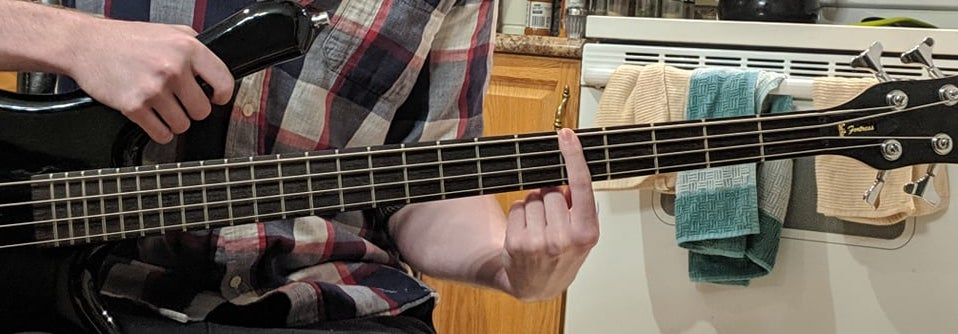
#> input picture fretboard/test.jpeg, 958 x 334 px
$ python -i neck.py   (imports and definitions only)
#> lines starting #> are read from the running program, lines starting #| are printed output that depends on the picture; after the words box and inside, x2 and y2 are one past the last pixel; in counts of white or black regions, pixels touching at a corner belong together
import cv2 as cv
from math import inf
from statistics import median
import numpy as np

class Neck:

    def __init__(self, img):
        self.neck = crop_neck(img)

    def get(self):
        return self.neck

def rotate_image(img):
    gray = cv.cvtColor(img, cv.COLOR_BGR2GRAY)
    edges = cv.Sobel(gray, cv.CV_8U, 0, 1, 3)
    edges = threshold(edges, 127)

    threshold_value = 15
    min_length = 50
    min_gap = 50

    lines = cv.HoughLinesP(edges, 1, np.pi / 180, 15, min_length, min_gap)
    slopes = []

    for line in lines:
        for x1, y1, x2, y2 in line:
            slopes.append(abs((y2 - y1) / (x2 - x1)))

    median_slope = median(slopes)
    angle = median_slope * 45

    return rotate(img, angle)

# [33 lines left out: function crop_neck, not called in this run]

def threshold(img, s):
    I = img
    I[I <= s] = 0
    I[I > s] = 255
    return I


def rotate(image, angle, center=None, scale=1.0):
    (h, w) = image.shape[:2]

    if center is None:
        center = (w / 2, h / 2)

    # Perform the rotation
    M = cv.getRotationMatrix2D(center, angle, scale)
    rotated = cv.warpAffine(image, M, (w, h))

    return rotated

# [62 lines left out: functions detect_frets, detect_strings, draw_lines, fix_horizontal_lines, fix_vertical_lines, combine_lines, not called in this run]

>>> import cv2
>>> picture = cv2.imread('test.jpeg')
#> picture is the input picture: shape (334, 958, 3); mean B, G, R 86.4, 97.2, 108.1
>>> result = rotate_image(picture)
#> in rotate_image, `gray = cv.cvtColor(img, cv.COLOR_BGR2GRAY)`:
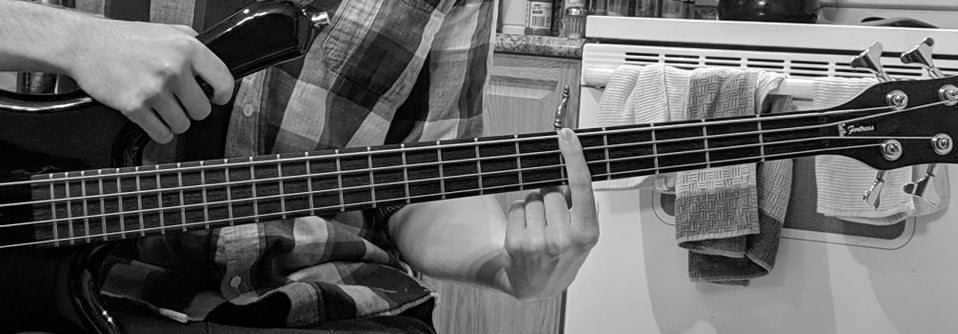
#> gray: shape (334, 958); min 0, max 255, mean 99.2
#> in rotate_image, `edges = cv.Sobel(gray, cv.CV_8U, 0, 1, 3)`:
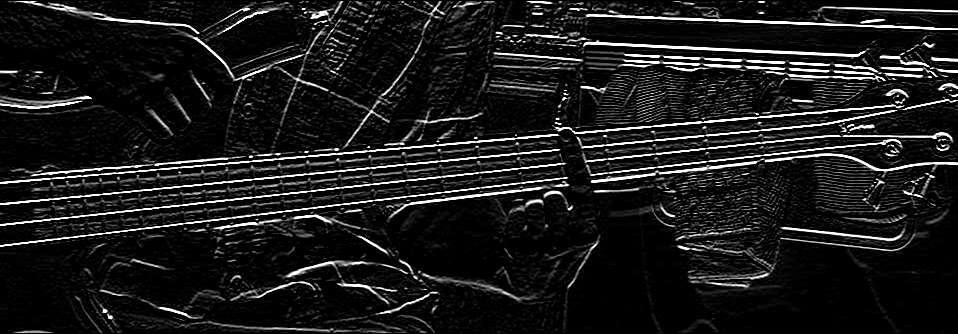
#> edges: shape (334, 958); min 0, max 255, mean 26.5
#> in threshold, `I[I <= s] = 0`:
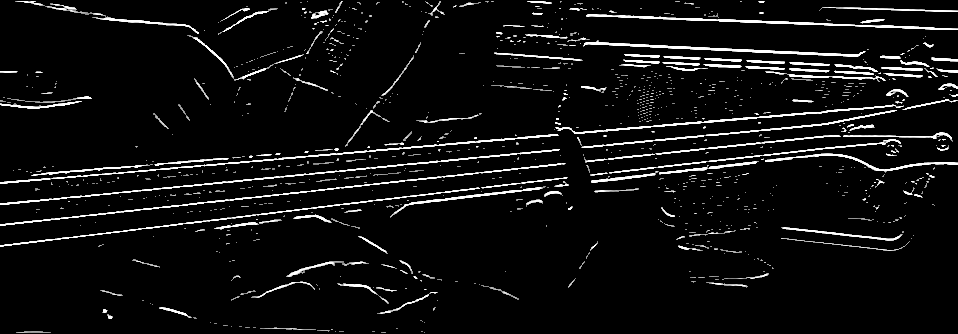
#> I: shape (334, 958); min 0, max 255, mean 15.7
#> in threshold, `I[I > s] = 255`:
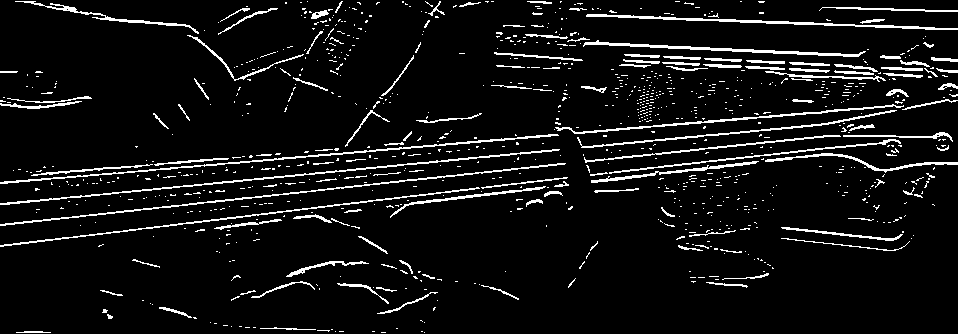
#> I: shape (334, 958); 7.1% white in thin lines or dots
#> in rotate_image, `lines = cv.HoughLinesP(edges, 1, np.pi / 180, 15, min_length, min_gap)`: lines = 30 rows, first 6: [327, 188, 565, 163], [0, 246, 417, 195], [821, 111, 895, 105], [855, 26, 957, 29], [689, 170, 756, 162], [166, 163, 228, 158]
#> the loop in rotate_image, `for line in lines:` made 30 passes
#> line on passes 1 to 12: [[327, 188, 565, 163]], [[0, 246, 417, 195]], [[821, 111, 895, 105]], [[855, 26, 957, 29]], [[689, 170, 756, 162]], [[166, 163, 228, 158]], [[0, 224, 203, 203]], [[585, 42, 840, 55]], [[586, 15, 832, 23]], [[482, 188, 567, 177]], [[121, 192, 272, 177]], [[824, 148, 887, 142]]
#> after the loop in rotate_image, `for line in lines:`: slopes = 30 values, max 0.129 at index 9, min 0 at index 21, mean 0.0708
#> in rotate_image, `median_slope = median(slopes)`: median_slope = 0.0808
#> in rotate_image, `angle = median_slope * 45`: angle = 3.63
#> in rotate, `M = cv.getRotationMatrix2D(center, angle, scale)`: M = [[0.998, 0.0634, -9.62], [-0.0634, 0.998, 30.7]]
#> in rotate, `rotated = cv.warpAffine(image, M, (w, h))`:
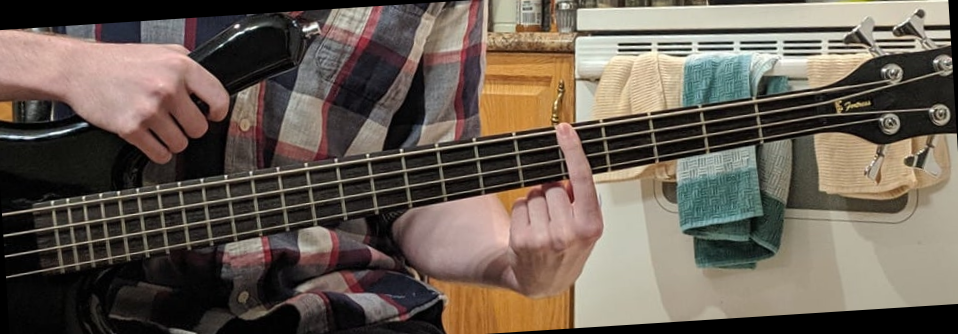
#> rotated: shape (334, 958, 3); mean B, G, R 83.4, 93.9, 104.7

$ run again, on fretboard/bw.jpg
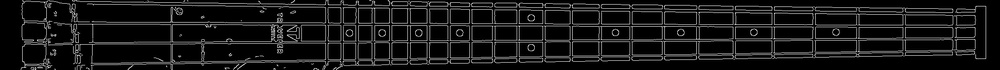
#> input picture fretboard/bw.jpg, 1000 x 70 px, shrunk from 2160 x 152 before the run
#> picture is the input picture: shape (70, 1000, 3); min 0, max 217, mean 22.9
#> in rotate_image, `edges = cv.Sobel(gray, cv.CV_8U, 0, 1, 3)`:
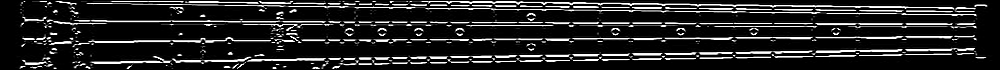
#> edges: shape (70, 1000); min 0, max 255, mean 37.8
#> in threshold, `I[I > s] = 255`:
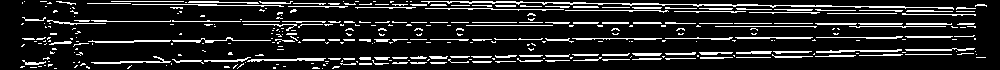
#> I: shape (70, 1000); 14.1% white in thin lines or dots
#> lines = 18 rows, first 6: [91, 62, 159, 61], [704, 5, 771, 5], [565, 10, 660, 10], [715, 26, 816, 26], [827, 13, 879, 13], [572, 38, 661, 38]
#> the loop in rotate_image, `for line in lines:` made 18 passes
#> after the loop in rotate_image, `for line in lines:`: slopes = [0.0147, 0, 0, 0, 0, 0, 0, 0, 0, 0, 0, 0.0267, 0, 0, 0, 0, 0, 0.0175]
#> median_slope = 0
#> M = [[1, 0, 0], [0, 1, 0]]

$ run again, on fretboard/fretboard.png
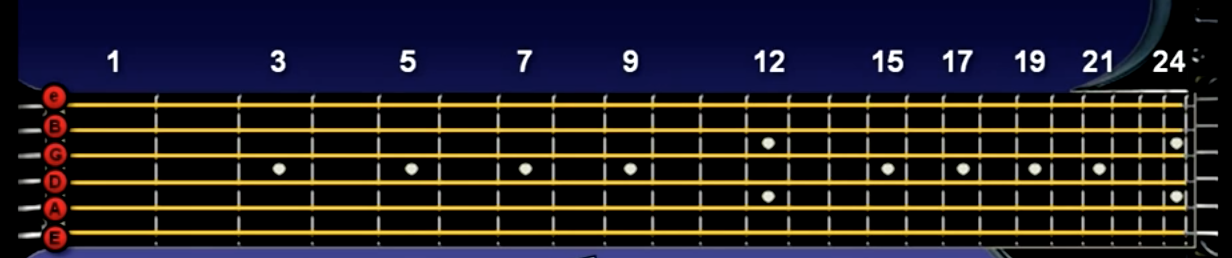
#> input picture fretboard/fretboard.png, 1232 x 258 px
#> picture is the input picture: shape (258, 1232, 3); mean B, G, R 37, 31.5, 35.8
#> in rotate_image, `gray = cv.cvtColor(img, cv.COLOR_BGR2GRAY)`:
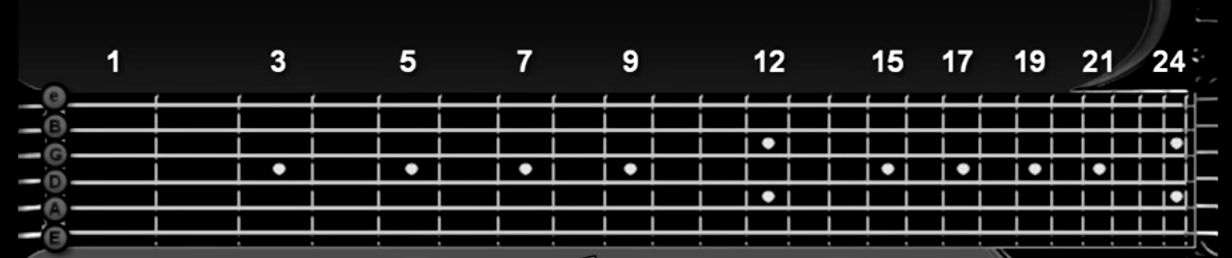
#> gray: shape (258, 1232); min 0, max 255, mean 33.5
#> in threshold, `I[I > s] = 255`:
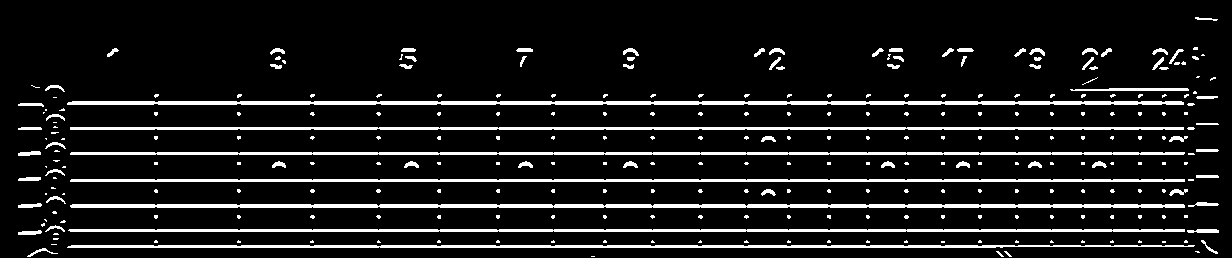
#> I: shape (258, 1232); 9.9% white; 287 white regions (210 under 20 px), largest, box (x1, y1, x2, y2) and area: (70, 204, 1185, 208) 4344, (67, 101, 1184, 105) 4302, (68, 229, 1185, 232) 3309
#> lines = 95 rows, first 6: [70, 206, 1184, 206], [554, 231, 745, 231], [67, 247, 378, 247], [67, 103, 1183, 103], [68, 230, 1184, 230], [70, 153, 1184, 153]
#> the loop in rotate_image, `for line in lines:` made 95 passes
#> after the loop in rotate_image, `for line in lines:`: slopes = 95 values from 0 to 0
#> median_slope = 0
#> M = [[1, 0, 0], [0, 1, 0]]
